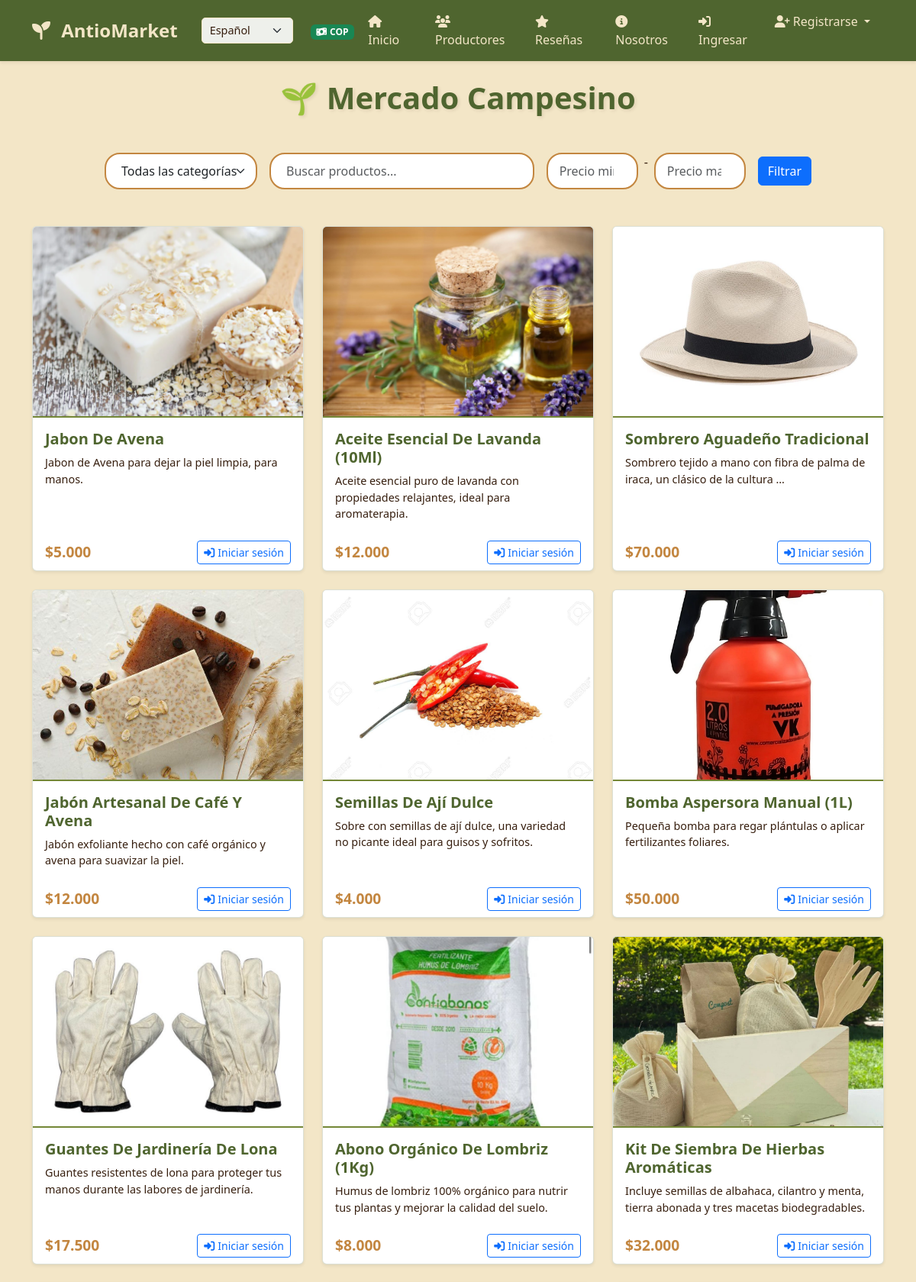
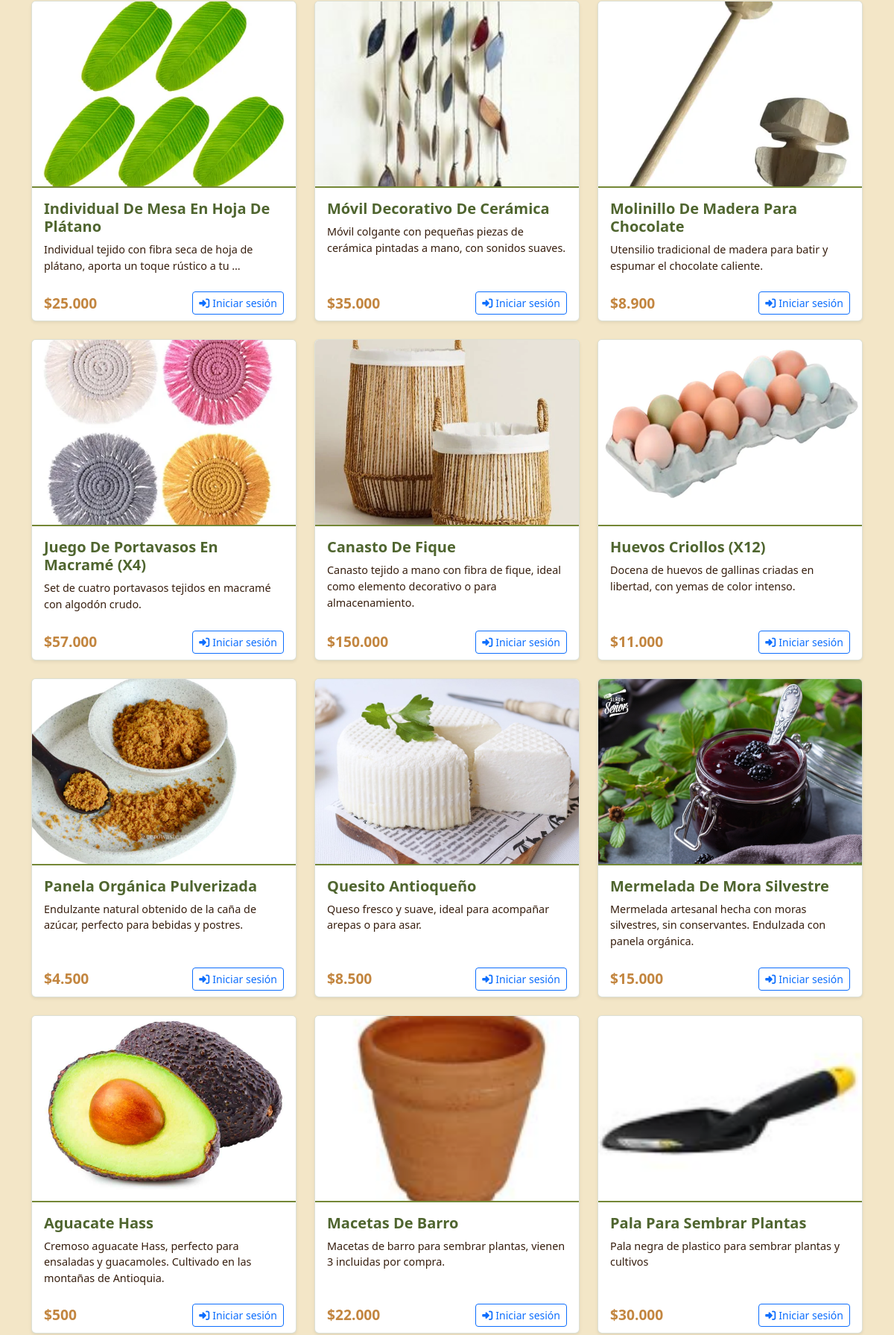
The app's page /es/ (upper part) with its own data (2 pictures, top to bottom).
### productos/models.py (models this page shows, shortened)
class Producto(models.Model):
    vendedor = models.ForeignKey("cuentas.CuentaVendedor", on_delete=models.CASCADE)
    nombre = models.CharField(max_length=100)
    descripcion = models.TextField()
    precio = models.DecimalField(max_digits=10, decimal_places=2)
    stock = models.IntegerField()
    categoria = models.CharField(max_length=50)
    imagen = models.ImageField(upload_to='productos/', blank=True, null=True, default='default.jpg')

### productos/views.py (the view)
# urls.py: path('', views.HomeView.as_view(), name='home'),
class HomeView(ListView):
    model = Producto
    template_name = 'productos/home.html'
    context_object_name = 'productos'
    def get_queryset(self):
        queryset = Producto.objects.filter(stock__gt=0)
        form = BuscarProductoForm(self.request.GET)
        categoria = self.request.GET.get('categoria')
        busqueda = self.request.GET.get('buscar')
        if categoria:
            queryset = queryset.filter(categoria=categoria)
        if busqueda:
            queryset = queryset.filter(
                Q(nombre__icontains=busqueda) |
                Q(descripcion__icontains=busqueda)
            )
        if form.is_valid():
            if form.cleaned_data.get('precio_min'):
                queryset = queryset.filter(precio__gte=form.cleaned_data['precio_min'])
            if form.cleaned_data.get('precio_max'):
                queryset = queryset.filter(precio__lte=form.cleaned_data['precio_max'])
        return queryset.order_by('-id')  # Ordenar por más recientes primero
    def get_context_data(self, **kwargs):
        context = super().get_context_data(**kwargs)
        context['categorias'] = Producto.objects.values_list('categoria', flat=True).distinct()
        context['form'] = BuscarProductoForm(self.request.GET)
        return context

### productos/context_processors.py (called while the page is built)
def currency_context(request):
    current_language = get_language()
    currency = 'USD' if current_language == 'en' else 'COP'
    return {
        'CURRENT_CURRENCY': currency,
        'CURRENCY_SYMBOL': CurrencyService.get_currency_symbol(currency),
        'currency_service': CurrencyService,
    }

### productos/currency_service.py (called while the page is built, shortened)
    @staticmethod
    def convert_price(price_cop, target_currency='USD'):
        if target_currency == 'COP':
            return Decimal(str(price_cop))

    @staticmethod
    def get_currency_symbol(currency_code):
        symbols = {
            'COP': '$',
            'USD': 'US$',
            'EUR': '€',
            'GBP': '£'
        }
        return symbols.get(currency_code, currency_code)

    @staticmethod
    def format_price(price, currency_code):
        symbol = CurrencyService.get_currency_symbol(currency_code)
        price_decimal = Decimal(str(price))
        if currency_code == 'COP':
            return f"{symbol}{price_decimal:,.0f}".replace(',', '.')
        else:
            return f"{symbol}{price_decimal:,.2f}"

### productos/forms.py (called while the page is built)
    def clean(self):
        cleaned_data = super().clean()
        precio_min = cleaned_data.get('precio_min')
        precio_max = cleaned_data.get('precio_max')
        if precio_min and precio_max and precio_min > precio_max:
            raise forms.ValidationError(_("El precio mínimo no puede ser mayor al precio máximo."))
        return cleaned_data

### productos/templatetags/currency_tags.py (called while the page is built)
@register.simple_tag
def display_price(price, currency_code=None):
    if not currency_code:
        current_language = get_language()
        currency_code = 'USD' if current_language == 'en' else 'COP'
    converted = CurrencyService.convert_price(price, currency_code)
    return CurrencyService.format_price(converted, currency_code)

### productos/templates/productos/home.html (shortened to what this page needs)
{% extends 'base.html' %}
{% load i18n %}
{% load currency_tags %}
{% block extra_css %}
{% load static %}
<link rel="stylesheet" href="{% static 'css/home.css' %}">
{% endblock %}
{% block content %}
<div class="container mt-4">
    <h1 class="text-center page-title mb-3">🌱 {% trans "Mercado Campesino" %}</h1>
    <div class="row justify-content-center mb-4">
        <div class="col-md-10">
            <form method="get" class="d-flex justify-content-center gap-3 align-items-center">
                <select name="categoria" class="form-select" style="max-width: 200px;">
                    <option value="">{% trans "Todas las categorías" %}</option>
                </select>
                <div class="flex-grow-1">
                    <input type="search" name="buscar" class="form-control" placeholder="{% trans 'Buscar productos...' %}"
                           value="{{ request.GET.buscar|default:'' }}">
                </div>
                <div class="d-flex gap-2">
                    <input type="number" name="precio_min" class="form-control" style="max-width: 120px;"
                           placeholder="{% trans 'Precio min' %}" value="{{ request.GET.precio_min|default:'' }}">
                    <span>-</span>
                    <input type="number" name="precio_max" class="form-control" style="max-width: 120px;"
                           placeholder="{% trans 'Precio max' %}" value="{{ request.GET.precio_max|default:'' }}">
                </div>
                <button type="submit" class="btn btn-primary">{% trans "Filtrar" %}</button>
            </form>
        </div>
    </div>
    <div class="row mt-5">
        {% for producto in productos %}
            <div class="col-md-4 mb-4">
                <div class="card h-100 shadow-sm product-card">
                    <a href="{% url 'productos:detalle_producto' producto.pk %}">
                        <img src="{{ producto.imagen.url }}" class="card-img-top" alt="{{ producto.nombre }}">
                    </a>
                    <div class="card-body">
                        <h5 class="card-title">
                            <a href="{% url 'productos:detalle_producto' producto.pk %}" class="text-decoration-none">
                                {{ producto.nombre }}
                            </a>
                        </h5>
                        <p class="card-text">{{ producto.descripcion|truncatewords:15 }}</p>
                    </div>
                    <div class="card-footer d-flex justify-content-between align-items-center bg-transparent border-0">
                        <span class="price-tag">{% display_price producto.precio CURRENT_CURRENCY %}</span>
                        {% if user.is_authenticated %}
                            {% if user.is_cliente %}
                                <a href="{% url 'carrito:agregar_producto' producto.id %}" class="btn btn-add-to-cart btn-sm">
                                    <i class="fas fa-cart-plus me-1"></i>{% trans "Agregar al carrito" %}
                                </a>
                            {% else %}
                                <a href="{% url 'productos:detalle_producto' producto.pk %}" class="btn btn-outline-secondary btn-sm">
                                    <i class="fas fa-eye me-1"></i>{% trans "Ver producto" %}
                                </a>
                            {% endif %}
                        {% else %}
                            <a href="{% url 'cuentas:login' %}" class="btn btn-outline-primary btn-sm">
                                <i class="fas fa-sign-in-alt me-1"></i>{% trans "Iniciar sesión" %}
                            </a>
                        {% endif %}
                    </div>
                </div>
            </div>
        {% endfor %}
    </div>
</div>
{% endblock %}

### mercado_campesino/static/css/base.css (style rules this page uses)
:root { --color-fondo: #f3e6c7; --color-primario: #361e0e; --color-secundario: #c38640; --color-verde-oscuro: #4f652f; --color-verde-claro: #748736; }
body { background-color: var(--color-fondo); display: flex; flex-direction: column; min-height: 100vh; color: var(--color-primario); }

### productos/static/css/home.css (style rules this page uses)
.product-card { transition: transform 0.3s ease, box-shadow 0.3s ease; border: 1px solid rgba(79, 101, 47, 0.2); background-color: white; }
.product-card .card-img-top { height: 250px; object-fit: cover; border-bottom: 2px solid var(--color-verde-claro); }
.product-card .card-title { color: var(--color-verde-oscuro); font-weight: bold; }
.product-card .card-title a { color: var(--color-verde-oscuro) !important; text-decoration: none; }
.product-card .card-text { color: var(--color-primario); font-size: 0.9rem; }
.price-tag { color: var(--color-secundario); font-size: 1.2rem; font-weight: bold; }
.page-title { color: var(--color-verde-oscuro); font-weight: bold; text-shadow: 2px 2px 4px rgba(54, 30, 14, 0.1); margin-bottom: 4rem; padding-bottom: 2rem; }
.form-select { border-radius: 20px; padding: 10px 20px; border: 2px solid var(--color-secundario); background-color: white; }
.form-control { border-radius: 20px; padding: 10px 20px; border: 2px solid var(--color-secundario); }
.gap-3 { gap: 1rem; }
.form-control[type="number"] { border-radius: 20px; padding: 10px 15px; border: 2px solid var(--color-secundario); }
.d-flex.gap-2 { gap: 0.5rem !important; }

### records on screen
Producto: imagen (picture), nombre "Jabon De Avena", descripcion "Jabon de Avena para dejar la piel limpia, para manos.", precio "$5.000"
Producto: imagen (picture), nombre "Aceite Esencial De Lavanda (10Ml)", descripcion "Aceite esencial puro de lavanda con propiedades relajantes, ideal para aromaterapia.", precio "$12.000"
Producto: imagen (picture), nombre "Sombrero Aguadeño Tradicional", descripcion "Sombrero tejido a mano con fibra de palma de iraca, un clásico de la cultura …", precio "$70.000"
Producto: imagen (picture), nombre "Jabón Artesanal De Café Y Avena", descripcion "Jabón exfoliante hecho con café orgánico y avena para suavizar la piel.", precio "$12.000"
Producto: imagen (picture), nombre "Semillas De Ají Dulce", descripcion "Sobre con semillas de ají dulce, una variedad no picante ideal para guisos y sofritos.", precio "$4.000"
Producto: imagen (picture), nombre "Bomba Aspersora Manual (1L)", descripcion "Pequeña bomba para regar plántulas o aplicar fertilizantes foliares.", precio "$50.000"
Producto: imagen (picture), nombre "Guantes De Jardinería De Lona", descripcion "Guantes resistentes de lona para proteger tus manos durante las labores de jardinería.", precio "$17.500"
Producto: imagen (picture), nombre "Abono Orgánico De Lombriz (1Kg)", descripcion "Humus de lombriz 100% orgánico para nutrir tus plantas y mejorar la calidad del suelo.", precio "$8.000"
Producto: imagen (picture), nombre "Kit De Siembra De Hierbas Aromáticas", descripcion "Incluye semillas de albahaca, cilantro y menta, tierra abonada y tres macetas biodegradables.", precio "$32.000"
Producto: imagen (picture), nombre "Individual De Mesa En Hoja De Plátano", descripcion "Individual tejido con fibra seca de hoja de plátano, aporta un toque rústico a tu …", precio "$25.000"
Producto: imagen (picture), nombre "Móvil Decorativo De Cerámica", descripcion "Móvil colgante con pequeñas piezas de cerámica pintadas a mano, con sonidos suaves.", precio "$35.000"
Producto: imagen (picture), nombre "Molinillo De Madera Para Chocolate", descripcion "Utensilio tradicional de madera para batir y espumar el chocolate caliente.", precio "$8.900"
Producto: imagen (picture), nombre "Juego De Portavasos En Macramé (X4)", descripcion "Set de cuatro portavasos tejidos en macramé con algodón crudo.", precio "$57.000"
Producto: imagen (picture), nombre "Canasto De Fique", descripcion "Canasto tejido a mano con fibra de fique, ideal como elemento decorativo o para almacenamiento.", precio "$150.000"
Producto: imagen (picture), nombre "Huevos Criollos (X12)", descripcion "Docena de huevos de gallinas criadas en libertad, con yemas de color intenso.", precio "$11.000"
Producto: imagen (picture), nombre "Panela Orgánica Pulverizada", descripcion "Endulzante natural obtenido de la caña de azúcar, perfecto para bebidas y postres.", precio "$4.500"
Producto: imagen (picture), nombre "Quesito Antioqueño", descripcion "Queso fresco y suave, ideal para acompañar arepas o para asar.", precio "$8.500"
Producto: imagen (picture), nombre "Mermelada De Mora Silvestre", descripcion "Mermelada artesanal hecha con moras silvestres, sin conservantes. Endulzada con panela orgánica.", precio "$15.000"
Producto: imagen (picture), nombre "Aguacate Hass", descripcion "Cremoso aguacate Hass, perfecto para ensaladas y guacamoles. Cultivado en las montañas de Antioquia.", precio "$500"
Producto: imagen (picture), nombre "Macetas De Barro", descripcion "Macetas de barro para sembrar plantas, vienen 3 incluidas por compra.", precio "$22.000"
Producto: imagen (picture), nombre "Pala Para Sembrar Plantas", descripcion "Pala negra de plastico para sembrar plantas y cultivos", precio "$30.000"

### other values on screen
{{ CURRENT_CURRENCY }} "COP"
form field language "Español"
